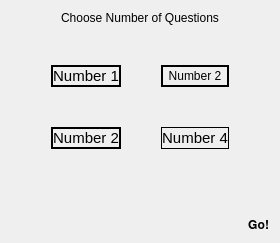
  <widget class="QWidget" name="number_view">
   <layout class="QVBoxLayout" name="verticalLayout_2">
    <item>
     <layout class="QVBoxLayout" name="number_vertical_layout">
      <property name="spacing">
       <number>0</number>
      </property>
      <item>
       <widget class="QLabel" name="question_title_label_2">
        <property name="sizePolicy">
         <sizepolicy hsizetype="Preferred" vsizetype="Preferred">
          <horstretch>0</horstretch>
          <verstretch>0</verstretch>
         </sizepolicy>
        </property>
        <property name="text">
         <string>&lt;html&gt;&lt;head/&gt;&lt;body&gt;&lt;p align=&quot;center&quot;&gt;Choose Number of Questions&lt;/p&gt;&lt;/body&gt;&lt;/html&gt;</string>
        </property>
        <property name="alignment">
         <set>Qt::AlignCenter</set>
        </property>
        <property name="wordWrap">
         <bool>true</bool>
        </property>
        <property name="Ueberschrift" stdset="0">
         <bool>true</bool>
        </property>
       </widget>
      </item>
      <item>
       <spacer name="verticalSpacer_10">
        <property name="orientation">
         <enum>Qt::Vertical</enum>
        </property>
        <property name="sizeType">
         <enum>QSizePolicy::Fixed</enum>
        </property>
        <property name="sizeHint" stdset="0">
         <size>
          <width>20</width>
          <height>40</height>
         </size>
        </property>
       </spacer>
      </item>
      <item>
       <layout class="QGridLayout" name="number_grid_layout">
        <item row="0" column="0">
         <spacer name="horizontalSpacer_44">
          <property name="orientation">
           <enum>Qt::Horizontal</enum>
          </property>
          <property name="sizeType">
           <enum>QSizePolicy::Preferred</enum>
          </property>
          <property name="sizeHint" stdset="0">
           <size>
            <width>40</width>
            <height>20</height>
           </size>
          </property>
         </spacer>
        </item>
        <item row="0" column="4">
         <spacer name="horizontalSpacer_45">
          <property name="orientation">
           <enum>Qt::Horizontal</enum>
          </property>
          <property name="sizeType">
           <enum>QSizePolicy::Preferred</enum>
          </property>
          <property name="sizeHint" stdset="0">
           <size>
            <width>40</width>
            <height>20</height>
           </size>
          </property>
         </spacer>
        </item>
        <item row="0" column="1">
         <widget class="QLabel" name="red_number_label">
          <property name="sizePolicy">
           <sizepolicy hsizetype="Expanding" vsizetype="Preferred">
            <horstretch>0</horstretch>
            <verstretch>0</verstretch>
           </sizepolicy>
          </property>
          <property name="styleSheet">
           <string notr="true"/>
          </property>
          <property name="frameShape">
           <enum>QFrame::WinPanel</enum>
          </property>
          <property name="frameShadow">
           <enum>QFrame::Plain</enum>
          </property>
          <property name="text">
           <string>&lt;html&gt;&lt;head/&gt;&lt;body&gt;&lt;p&gt;&lt;span style=&quot; font-size:11pt;&quot;&gt;Number 1&lt;/span&gt;&lt;/p&gt;&lt;/body&gt;&lt;/html&gt;</string>
          </property>
          <property name="scaledContents">
           <bool>true</bool>
          </property>
          <property name="alignment">
           <set>Qt::AlignCenter</set>
          </property>
          <property name="wordWrap">
           <bool>true</bool>
          </property>
          <property name="margin">
           <number>0</number>
          </property>
          <property name="isRed" stdset="0">
           <bool>true</bool>
          </property>
         </widget>
        </item>
        <item row="0" column="3">
         <widget class="QLabel" name="blue_number_label">
          <property name="sizePolicy">
           <sizepolicy hsizetype="Expanding" vsizetype="Preferred">
            <horstretch>0</horstretch>
            <verstretch>0</verstretch>
           </sizepolicy>
          </property>
          <property name="styleSheet">
           <string notr="true"/>
          </property>
          <property name="frameShape">
           <enum>QFrame::WinPanel</enum>
          </property>
          <property name="lineWidth">
           <number>1</number>
          </property>
          <property name="text">
           <string>&lt;html&gt;&lt;head/&gt;&lt;body&gt;&lt;p align=&quot;center&quot;&gt;Number 2&lt;/p&gt;&lt;/body&gt;&lt;/html&gt;</string>
          </property>
          <property name="textFormat">
           <enum>Qt::AutoText</enum>
          </property>
          <property name="scaledContents">
           <bool>true</bool>
          </property>
          <property name="alignment">
           <set>Qt::AlignCenter</set>
          </property>
          <property name="wordWrap">
           <bool>true</bool>
          </property>
          <property name="margin">
           <number>0</number>
          </property>
          <property name="isBlue" stdset="0">
           <bool>true</bool>
          </property>
         </widget>
        </item>
        <item row="2" column="3">
         <widget class="QLabel" name="yellow_number_label">
          <property name="sizePolicy">
           <sizepolicy hsizetype="Expanding" vsizetype="Preferred">
            <horstretch>0</horstretch>
            <verstretch>0</verstretch>
           </sizepolicy>
          </property>
          <property name="styleSheet">
           <string notr="true"/>
          </property>
          <property name="frameShape">
           <enum>QFrame::Box</enum>
          </property>
          <property name="text">
           <string>&lt;html&gt;&lt;head/&gt;&lt;body&gt;&lt;p&gt;&lt;span style=&quot; font-size:11pt;&quot;&gt;Number 4&lt;/span&gt;&lt;/p&gt;&lt;/body&gt;&lt;/html&gt;</string>
          </property>
          <property name="scaledContents">
           <bool>true</bool>
          </property>
          <property name="alignment">
           <set>Qt::AlignCenter</set>
          </property>
          <property name="wordWrap">
           <bool>true</bool>
          </property>
          <property name="margin">
           <number>0</number>
          </property>
          <property name="isYellow" stdset="0">
           <bool>true</bool>
          </property>
         </widget>
        </item>
        <item row="2" column="1">
         <widget class="QLabel" name="green_number_label">
          <property name="sizePolicy">
           <sizepolicy hsizetype="Expanding" vsizetype="Preferred">
            <horstretch>0</horstretch>
            <verstretch>0</verstretch>
           </sizepolicy>
          </property>
          <property name="styleSheet">
           <string notr="true"/>
          </property>
          <property name="frameShape">
           <enum>QFrame::WinPanel</enum>
          </property>
          <property name="text">
           <string>&lt;html&gt;&lt;head/&gt;&lt;body&gt;&lt;p&gt;&lt;span style=&quot; font-size:11pt;&quot;&gt;Number 2&lt;/span&gt;&lt;/p&gt;&lt;/body&gt;&lt;/html&gt;</string>
          </property>
          <property name="alignment">
           <set>Qt::AlignCenter</set>
          </property>
          <property name="wordWrap">
           <bool>true</bool>
          </property>
          <property name="margin">
           <number>0</number>
          </property>
          <property name="isGreen" stdset="0">
           <bool>true</bool>
          </property>
         </widget>
        </item>
        <item row="0" column="2">
         <spacer name="horizontalSpacer_46">
          <property name="orientation">
           <enum>Qt::Horizontal</enum>
          </property>
          <property name="sizeType">
           <enum>QSizePolicy::Preferred</enum>
          </property>
          <property name="sizeHint" stdset="0">
           <size>
            <width>40</width>
            <height>20</height>
           </size>
          </property>
         </spacer>
        </item>
        <item row="1" column="2">
         <spacer name="verticalSpacer_11">
          <property name="orientation">
           <enum>Qt::Vertical</enum>
          </property>
          <property name="sizeType">
           <enum>QSizePolicy::Preferred</enum>
          </property>
          <property name="sizeHint" stdset="0">
           <size>
            <width>20</width>
            <height>40</height>
           </size>
          </property>
         </spacer>
        </item>
       </layout>
      </item>
      <item>
       <spacer name="verticalSpacer_12">
        <property name="orientation">
         <enum>Qt::Vertical</enum>
        </property>
        <property name="sizeType">
         <enum>QSizePolicy::Preferred</enum>
        </property>
        <property name="sizeHint" stdset="0">
         <size>
          <width>20</width>
          <height>40</height>
         </size>
        </property>
       </spacer>
      </item>
      <item>
       <layout class="QGridLayout" name="player_layout_2">
        <item row="3" column="1">
         <widget class="QLabel" name="next_question_text_label_2">
          <property name="font">
           <font>
            <family>FreeSans</family>
           </font>
          </property>
          <property name="text">
           <string>&lt;html&gt;&lt;head/&gt;&lt;body&gt;&lt;p&gt;&lt;span style=&quot; font-weight:600;&quot;&gt;Go!&lt;/span&gt;&lt;/p&gt;&lt;/body&gt;&lt;/html&gt;</string>
          </property>
          <property name="alignment">
           <set>Qt::AlignHCenter|Qt::AlignTop</set>
          </property>
          <property name="indent">
           <number>10</number>
          </property>
         </widget>
        </item>
        <item row="1" column="1">
         <widget class="QLabel" name="next_question_label_2">
          <property name="sizePolicy">
           <sizepolicy hsizetype="Preferred" vsizetype="Fixed">
            <horstretch>0</horstretch>
            <verstretch>0</verstretch>
           </sizepolicy>
          </property>
          <property name="autoFillBackground">
           <bool>false</bool>
          </property>
          <property name="text">
           <string/>
          </property>
          <property name="pixmap">
           <pixmap>pictures/buttons/btSchwarz.png</pixmap>
          </property>
          <property name="scaledContents">
           <bool>false</bool>
          </property>
          <property name="alignment">
           <set>Qt::AlignCenter</set>
          </property>
          <property name="wordWrap">
           <bool>false</bool>
          </property>
          <property name="margin">
           <number>0</number>
          </property>
          <property name="indent">
           <number>-1</number>
          </property>
         </widget>
        </item>
        <item row="1" column="0">
         <spacer name="horizontalSpacer_14">
          <property name="orientation">
           <enum>Qt::Horizontal</enum>
          </property>
          <property name="sizeHint" stdset="0">
           <size>
            <width>40</width>
            <height>20</height>
           </size>
          </property>
         </spacer>
        </item>
       </layout>
      </item>
     </layout>
    </item>
   </layout>
  </widget>
